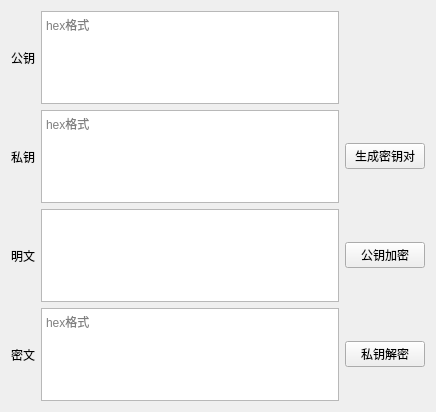
<?xml version="1.0" encoding="UTF-8"?>
<ui version="4.0">
 <class>Sm2Encrypt</class>
 <widget class="QWidget" name="Sm2Encrypt">
  <property name="geometry">
   <rect>
    <x>0</x>
    <y>0</y>
    <width>436</width>
    <height>412</height>
   </rect>
  </property>
  <property name="windowTitle">
   <string>Form</string>
  </property>
  <layout class="QVBoxLayout" name="verticalLayout">
   <item>
    <layout class="QGridLayout" name="gridLayout">
     <item row="2" column="1">
      <widget class="QPlainTextEdit" name="plainTextEditPriv">
       <property name="placeholderText">
        <string>hex格式</string>
       </property>
      </widget>
     </item>
     <item row="2" column="0">
      <widget class="QLabel" name="label_2">
       <property name="text">
        <string>私钥</string>
       </property>
      </widget>
     </item>
     <item row="3" column="1">
      <widget class="QTextEdit" name="textEditPlain"/>
     </item>
     <item row="4" column="0">
      <widget class="QLabel" name="label_4">
       <property name="text">
        <string>密文</string>
       </property>
      </widget>
     </item>
     <item row="3" column="0">
      <widget class="QLabel" name="label_3">
       <property name="text">
        <string>明文</string>
       </property>
      </widget>
     </item>
     <item row="4" column="1">
      <widget class="QTextEdit" name="textEditCipher">
       <property name="placeholderText">
        <string>hex格式</string>
       </property>
      </widget>
     </item>
     <item row="1" column="0">
      <widget class="QLabel" name="label">
       <property name="text">
        <string>公钥</string>
       </property>
      </widget>
     </item>
     <item row="1" column="1">
      <widget class="QPlainTextEdit" name="plainTextEditPub">
       <property name="placeholderText">
        <string>hex格式</string>
       </property>
      </widget>
     </item>
     <item row="3" column="2">
      <widget class="QPushButton" name="pushButtonEncrypt">
       <property name="text">
        <string>公钥加密</string>
       </property>
      </widget>
     </item>
     <item row="4" column="2">
      <widget class="QPushButton" name="pushButtonDecrypt">
       <property name="text">
        <string>私钥解密</string>
       </property>
      </widget>
     </item>
     <item row="2" column="2">
      <widget class="QPushButton" name="pushButtonGen">
       <property name="text">
        <string>生成密钥对</string>
       </property>
      </widget>
     </item>
    </layout>
   </item>
  </layout>
 </widget>
 <resources/>
 <connections/>
</ui>
